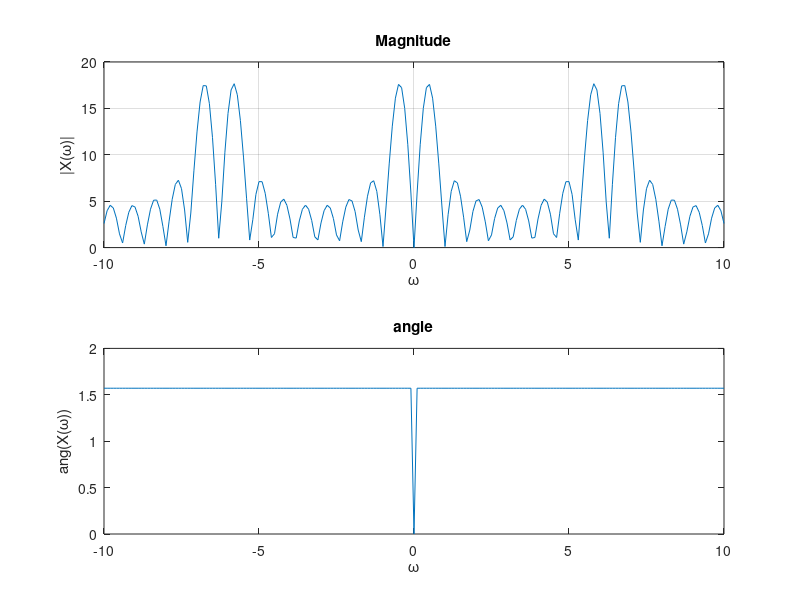

MATLAB code for this plot:
% Define the time vector
t = -10:10;  % Time range from -10 to 10 with step size 0.5

% Define the signal x(t)
x = t.*(t>=-4 & t<=4);  % Rectangular pulse, 1 between t = -1 and t = 1

% Define the frequency vector
omega = -10:0.1:10;  % Frequency range from -10 to 10 with step size 0.05

% Initialize the Fourier Transform result vector X
X = zeros(size(omega));  

% Compute the DTFT using matrix operations
for k = 1:length(omega)
    X(k) = sum(x .* exp(-1j * omega(k) * t));  % Calculate DTFT at each frequency omega(k)
end

% Plot the magnitude of the DTFT
figure;
subplot(2,1,1);
plot(omega, abs(X));
title('Magnitude');
xlabel('\omega');
ylabel('|X(\omega)|');
grid on;
subplot(2,1,2)
plot(omega, abs(angle(X)));
title('angle');
xlabel('\omega');
ylabel('ang(X(\omega))');

